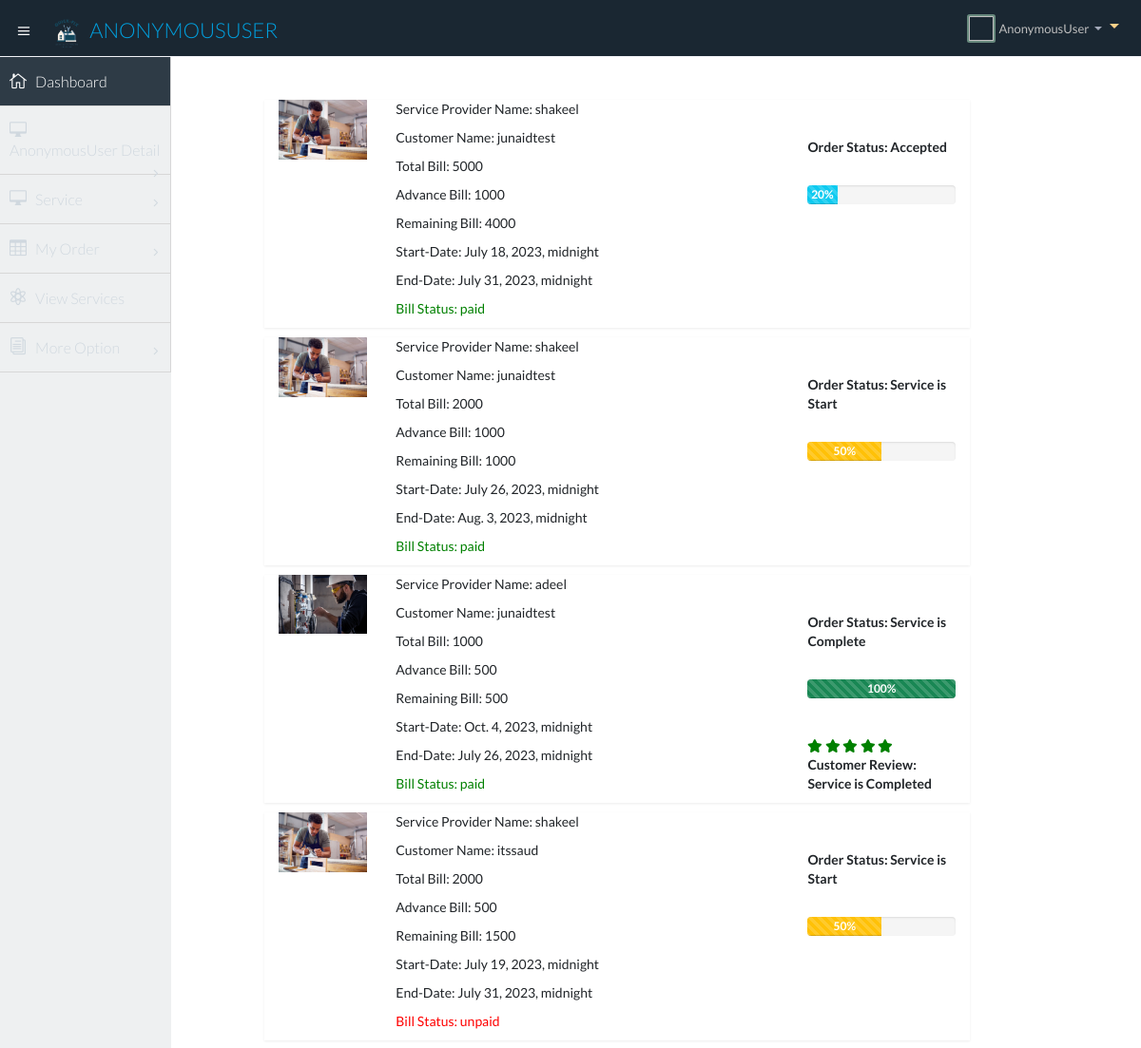
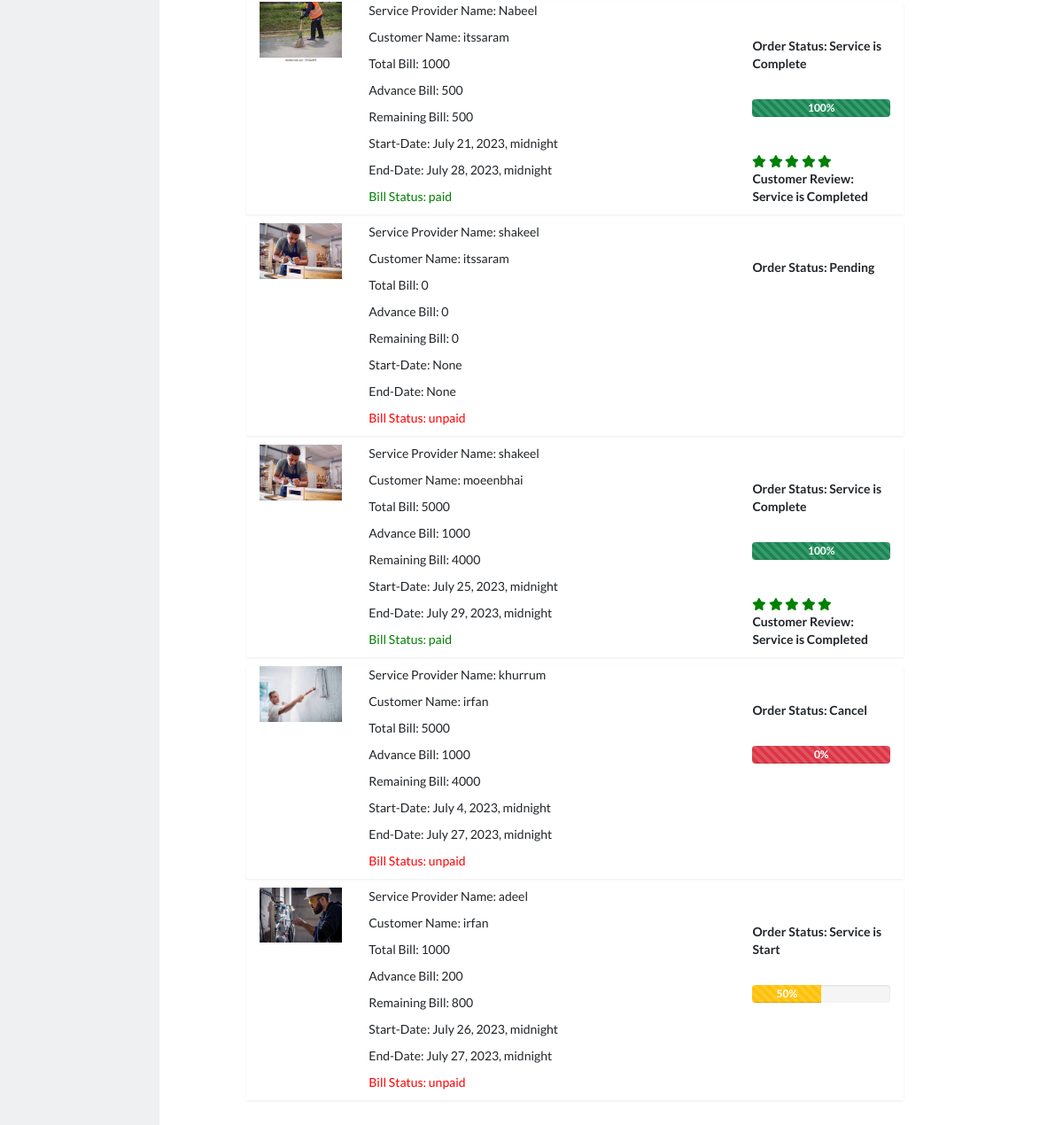
The app's page /orderadmin/ with its own data (2 pictures, top to bottom).
### app/models.py (models this page shows, shortened)
class OrderPlaced(models.Model):
    user = models.ForeignKey(User, on_delete=models.CASCADE)
    customer = models.ForeignKey(Customer, on_delete=models.CASCADE)
    service = models.ForeignKey(Services, on_delete=models.CASCADE)
    quantity = models.PositiveIntegerField(default=1)
    order_date = models.DateTimeField(auto_now_add=True)
    status = models.CharField(max_length=100, choices=status_choice, default='Pending')
    start_date = models.DateTimeField(blank=True, null=True)
    end_date = models.DateTimeField(blank=True, null=True)
    message = models.TextField(null=True, default='none')
    Total_Bill = models.IntegerField(default=0)
    Advance_payment=models.IntegerField(default=0)
    Remaing_Bill=models.IntegerField(default=0)
    Bill_status= models.CharField(max_length=100, choices=stat, default='unpaid')
    ratting= models.CharField(max_length=100, choices=nmbr, default='pending')
    statuscus=models.CharField(max_length=100, choices=stcus, default='In progress')

class Services(models.Model):
    user = models.ForeignKey(User,on_delete=models.CASCADE,null=True)
    name =  models.CharField(max_length=50,null=True, blank=True,validators=[rgname])
    phone_no = models.CharField(max_length=11 ,null=True, blank=True,validators=[pnumber])
    mobile_no = models.CharField(max_length=11 ,null=True, blank=True,validators=[pnumber])
    address = models.CharField(max_length=200,default='abc')
    city =  models.CharField(max_length=70 ,null=True, blank=True,validators=[rgname])
    Province = models.CharField(choices=category_choices,default='Punjab', max_length=56)
    Employee = models.CharField(choices=catagory_emp,default='Plumber', max_length=100)
    Cnic= models.CharField(max_length=13 ,null=True, blank=True,validators=[rgcnic])
    Shop_References = models.TextField(default='shop no address etc')
    Service_image1 = models.ImageField(upload_to='productimg')

class Customer(models.Model):
    user = models.ForeignKey(User ,on_delete=models.CASCADE)
    name = models.CharField(max_length=200)
    mobile = models.CharField(max_length=11 ,null=True, blank=True,validators=[pnumber])
    whatsapp_no =models.CharField(max_length=11,null=True, blank=True ,validators=[pnumber])
    phone_no = models.CharField(max_length=11,null=True, blank=True,validators=[pnumber])
    Address = models.CharField(max_length=200)
    Cnic=models.CharField(max_length=13, null=True, blank=True,validators=[rgcnic])
    postelcode = models.CharField(max_length=5,null=True, blank=True, validators=[rgpost])
    city = models.CharField(max_length=70,null=True, blank=True, validators=[rgname])
    state = models.CharField(choices=state_choice, max_length=200)
    email = models.EmailField(max_length=200)
    customer_image1 = models.ImageField(upload_to='productimg')

### app/views.py (the view)
# urls.py: path('orderadmin/', views.orderadmin, name='orderadmin'),
def orderadmin(request):
    orders=OrderPlaced.objects.all()
    return render(request,'app/orderadmin.html',{'orders':orders})

### app/templates/app/orderadmin.html (shortened to what this page needs)
{% extends 'app/dashbase.html' %}
{% load static %}
{% block main-content %}
<section id="main-content">
    <section class="wrapper">
<div class="container my-5">
 <div class="row">
  <div class="col-sm-9 offset-sm-1">
{% if orders %}
      {% for op in  orders %}
   <div class="row shadow-sm mb-3">
    <div class="col-sm-2">
        <img src="{{op.service.Service_image1.url}}" alt="img" class="img-fluid" hieght="150px" width="150px">
    </div>
    <div class="col-sm-7">
        <p>Service Provider Name: {{op.service.name}}</p>
        <p>Customer Name: {{op.customer.name}}</p>
        <p>Total Bill: {{op.Total_Bill}}</p>
        <p>Advance Bill: {{op.Advance_payment}}</p>
        <p>Remaining Bill: {{op.Remaing_Bill}}</p>
        <p>Start-Date: {{op.start_date}}</p>
        <p>End-Date: {{op.end_date}}</p>
        {% if  op.Bill_status == 'paid' %}
             <p style="color:green;">Bill Status: {{op.Bill_status}}</p>
          {% endif %}
        {% if  op.Bill_status == 'unpaid' %}
                <p style="color:red;">Bill Status: {{op.Bill_status}}</p>
           {% endif %}
    </div>
  <div class="col-sm-3 fw-bold">
    <br>
    <br>
    <p>Order Status: {{op.status}}</p>
    <br>
    {% if  op.status == 'Accepted' %}
    <div class="progress">
        <div class="progress-bar progress-bar-striped progress-bar-animated bg-info text-white " role="progressbar" style="width:20%;" aria-valuenow ="20" aria-valuemin="0" aria-valuemax="100">20%</div>
    </div>
    {% endif %}
    {% if op.status == 'Service is Start' %}
    <div class="progress">
        <div class="progress-bar progress-bar-striped progress-bar-animated bg-warning" role="progressbar" style="width:50%;" aria-valuenow="70" aria-valuemin="0" aria-valuemax="100">50%</div>
    </div>
    {% endif %}
    {% if  op.status == 'Service is Complete' %}
    <div class="progress">
        <div class="progress-bar progress-bar-striped progress-bar-animated bg-success" role="progressbar" style="width:100%;" aria-valuenow="100" aria-valuemin="100" aria-valuemax="100">100%</div>
    </div>
    {% endif %}
    {% if  op.status == 'Cancel' %}
    <div class="progress">
        <div class="progress-bar progress-bar-striped progress-bar-animated bg-danger" role="progressbar" style="width:100%;" aria-valuenow="100" aria-valuemin="0" aria-valuemax="100">0%</div>
    </div>
    {% endif %}
{% if  op.ratting == '5' %}
<br>
<link rel="stylesheet" href="https://cdnjs.cloudflare.com/ajax/libs/font-awesome/4.7.0/css/font-awesome.min.css">
<span class="fa fa-star" style="color:green;"></span>
<span class="fa fa-star" style="color:green;" ></span>
<span class="fa fa-star" style="color:green;"></span>
<span class="fa fa-star" style="color:green;"></span>
<span class="fa fa-star" style="color:green;"></span>
<br>
<span> Customer Review: {{op.statuscus}}</span>
{% endif %}
     </div>
   </div>
   {%endfor%}
{%else%}
   <h4 class="text-center alert alert-danger">NO Recode found</h4>
{%endif%}
  </div>
 </div>
</div>
    </section>
</section>
{% endblock main-content %}

### records on screen
OrderPlaced: service.Service_image1 (picture), service.name "shakeel", customer.name "junaidtest", Total_Bill "5000", Advance_payment "1000", Remaing_Bill "4000", start_date "July 18, 2023, midnight", end_date "July 31, 2023, midnight", Bill_status "paid", status "Accepted", shows "20%"
OrderPlaced: service.Service_image1 (picture), service.name "shakeel", customer.name "junaidtest", Total_Bill "2000", Advance_payment "1000", Remaing_Bill "1000", start_date "July 26, 2023, midnight", end_date "Aug. 3, 2023, midnight", Bill_status "paid", status "Service is Start", shows "50%"
OrderPlaced: service.Service_image1 (picture), service.name "adeel", customer.name "junaidtest", Total_Bill "1000", Advance_payment "500", Remaing_Bill "500", start_date "Oct. 4, 2023, midnight", end_date "July 26, 2023, midnight", Bill_status "paid", status "Service is Complete", shows "100%", statuscus "Service is Completed"
OrderPlaced: service.Service_image1 (picture), service.name "shakeel", customer.name "itssaud", Total_Bill "2000", Advance_payment "500", Remaing_Bill "1500", start_date "July 19, 2023, midnight", end_date "July 31, 2023, midnight", Bill_status "unpaid", status "Service is Start", shows "50%"
OrderPlaced: service.Service_image1 (picture), service.name "Nabeel", customer.name "itssaram", Total_Bill "1000", Advance_payment "500", Remaing_Bill "500", start_date "July 21, 2023, midnight", end_date "July 28, 2023, midnight", Bill_status "paid", status "Service is Complete", shows "100%", statuscus "Service is Completed"
OrderPlaced: service.Service_image1 (picture), service.name "shakeel", customer.name "itssaram", Total_Bill "0", Advance_payment "0", Remaing_Bill "0", start_date "None", end_date "None", Bill_status "unpaid", status "Pending"
OrderPlaced: service.Service_image1 (picture), service.name "shakeel", customer.name "moeenbhai", Total_Bill "5000", Advance_payment "1000", Remaing_Bill "4000", start_date "July 25, 2023, midnight", end_date "July 29, 2023, midnight", Bill_status "paid", status "Service is Complete", shows "100%", statuscus "Service is Completed"
OrderPlaced: service.Service_image1 (picture), service.name "khurrum", customer.name "irfan", Total_Bill "5000", Advance_payment "1000", Remaing_Bill "4000", start_date "July 4, 2023, midnight", end_date "July 27, 2023, midnight", Bill_status "unpaid", status "Cancel", shows "0%"
OrderPlaced: service.Service_image1 (picture), service.name "adeel", customer.name "irfan", Total_Bill "1000", Advance_payment "200", Remaing_Bill "800", start_date "July 26, 2023, midnight", end_date "July 27, 2023, midnight", Bill_status "unpaid", status "Service is Start", shows "50%"

### other values on screen
{{ request.user }} "ANONYMOUSUSER"
{{ request.user }} "AnonymousUser"
